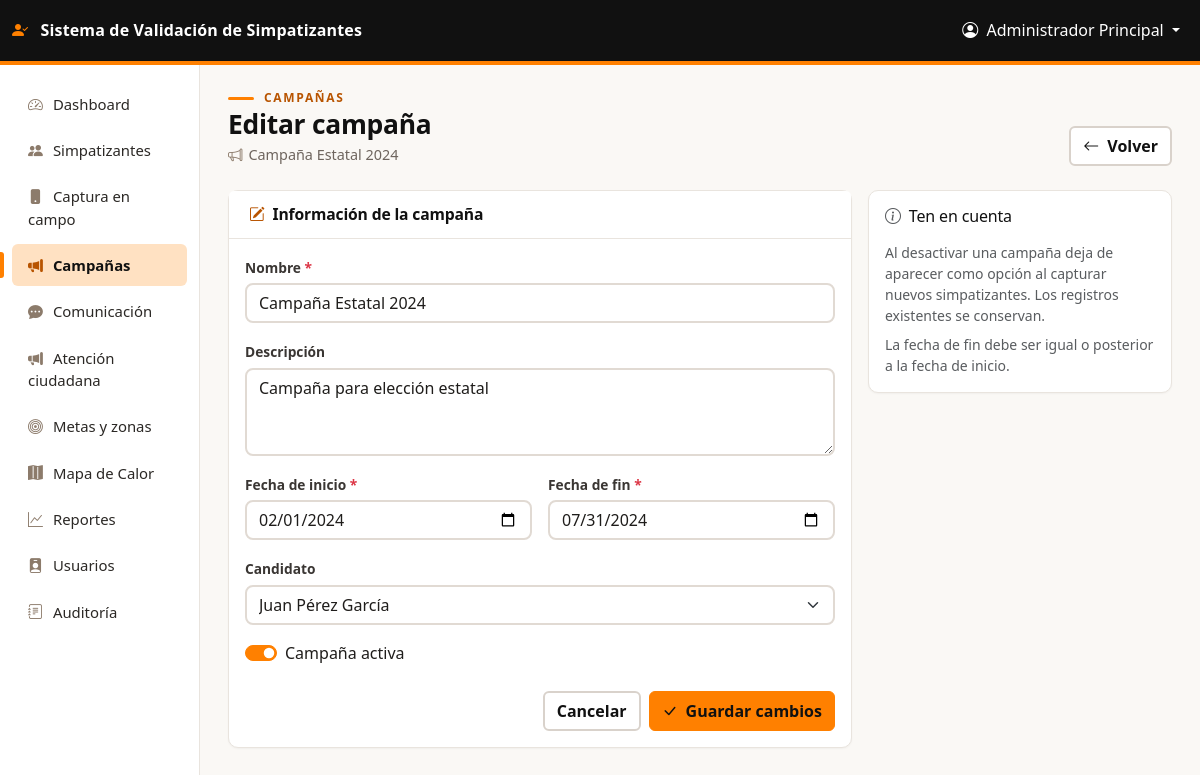
/public/campanas/editar.php?id=2 (signed in), run on the app's committed database.
### tables this page shows
CREATE TABLE IF NOT EXISTS campanas (
    id INT AUTO_INCREMENT PRIMARY KEY,
    nombre VARCHAR(150) NOT NULL,
    descripcion TEXT,
    fecha_inicio DATE NOT NULL,
    fecha_fin DATE NOT NULL,
    candidato_id INT,
    activa TINYINT(1) DEFAULT 1,
    created_at TIMESTAMP DEFAULT CURRENT_TIMESTAMP,
    updated_at TIMESTAMP DEFAULT CURRENT_TIMESTAMP ON UPDATE CURRENT_TIMESTAMP,
    FOREIGN KEY (candidato_id) REFERENCES usuarios(id) ON DELETE SET NULL,
    INDEX idx_activa (activa),
    INDEX idx_fechas (fecha_inicio, fecha_fin)
);

CREATE TABLE IF NOT EXISTS usuarios (
    id INT AUTO_INCREMENT PRIMARY KEY,
    username VARCHAR(50) UNIQUE NOT NULL,
    email VARCHAR(100) UNIQUE NOT NULL,
    password VARCHAR(255) NOT NULL,
    nombre_completo VARCHAR(150) NOT NULL,
    rol ENUM('super_admin', 'admin', 'candidato', 'coordinador', 'capturista') NOT NULL DEFAULT 'capturista',
    activo TINYINT(1) DEFAULT 1,
    intentos_fallidos INT DEFAULT 0,
    bloqueado_hasta DATETIME NULL,
    whatsapp VARCHAR(20),
    twitter VARCHAR(100),
    instagram VARCHAR(100),
    facebook VARCHAR(100),
    youtube VARCHAR(100),
    tiktok VARCHAR(100),
    created_at TIMESTAMP DEFAULT CURRENT_TIMESTAMP,
    updated_at TIMESTAMP DEFAULT CURRENT_TIMESTAMP ON UPDATE CURRENT_TIMESTAMP,
    INDEX idx_rol (rol),
    INDEX idx_email (email),
    INDEX idx_activo (activo)
);

### config/Database.php (called while the page is built, shortened)
<?php
class Database {
    private static $instance = null;
    private $connection;
    private function __construct() {
        try {
            $dsn = "mysql:host=" . DB_HOST . ";dbname=" . DB_NAME . ";charset=" . DB_CHARSET;
            $options = [
                PDO::ATTR_ERRMODE => PDO::ERRMODE_EXCEPTION,
                PDO::ATTR_DEFAULT_FETCH_MODE => PDO::FETCH_ASSOC,
                PDO::ATTR_EMULATE_PREPARES => false,
                PDO::MYSQL_ATTR_INIT_COMMAND => "SET NAMES " . DB_CHARSET
            ];
            $this->connection = new PDO($dsn, DB_USER, DB_PASS, $options);
        } catch (PDOException $e) {
            error_log("Error de conexión a la base de datos: " . $e->getMessage());
            http_response_code(500);
            die("No fue posible conectar con la base de datos. Intente más tarde.");
        }
    }
    public static function getInstance() {
        if (self::$instance === null) {
            self::$instance = new self();
        }
        return self::$instance;
    }
    public function query($sql, $params = []) {
        try {
            $stmt = $this->connection->prepare($sql);
            $stmt->execute($params);
            return $stmt->fetchAll();
        } catch (PDOException $e) {
            $this->registrarError($e, "query");
            return false;
        }
    }
    public function queryOne($sql, $params = []) {
        try {
            $stmt = $this->connection->prepare($sql);
            $stmt->execute($params);
            return $stmt->fetch();
        } catch (PDOException $e) {
            $this->registrarError($e, "queryOne");
            return false;
        }
    }
}

### app/models/Campana.php (called while the page is built, shortened)
<?php
class Campana {
    private $db;
    public function __construct() {
        $this->db = Database::getInstance();
    }
    public function obtenerPorId($id) {
        $sql = "SELECT c.*, u.nombre_completo as candidato_nombre
                FROM campanas c
                LEFT JOIN usuarios u ON c.candidato_id = u.id
                WHERE c.id = ?";
        return $this->db->queryOne($sql, [$id]);
    }
}

### app/models/Usuario.php (called while the page is built, shortened)
<?php
class Usuario {
    private $db;
    public function __construct() {
        $this->db = Database::getInstance();
    }
    private function buildSearchConditions($buscar, &$params) {
        if (!$buscar) {
            return '';
        }
        return "(nombre_completo LIKE ? OR email LIKE ? OR whatsapp LIKE ?)";
    }
    public function obtenerTodos($page = 1, $perPage = RECORDS_PER_PAGE, $rol = null, $buscar = null) {
        $offset = ($page - 1) * $perPage;
        $params = [];
        $conditions = [];
        if ($rol) {
            $conditions[] = "rol = ?";
            $params[] = $rol;
        }
        $searchCondition = $this->buildSearchConditions($buscar, $params);
        $whereClause = !empty($conditions) ? "WHERE " . implode(" AND ", $conditions) : "";
        $sql = "SELECT id, username, email, nombre_completo, rol, activo, created_at
                FROM usuarios
                {$whereClause}
                ORDER BY created_at DESC LIMIT ? OFFSET ?";
        $params[] = $perPage;
        $params[] = $offset;
        return $this->db->query($sql, $params);
    }
}

### public/campanas/editar.php (the view, shortened to what this page needs)
<?php
require_once __DIR__ . '/../../config/Database.php';
require_once __DIR__ . '/../../app/models/Campana.php';
require_once __DIR__ . '/../../app/models/Usuario.php';
$campanaModel = new Campana();
$usuarioModel = new Usuario();
$id = isset($_GET['id']) && ctype_digit((string)$_GET['id']) ? (int)$_GET['id'] : 0;
$campana = $id ? $campanaModel->obtenerPorId($id) : null;
$form = [
    'nombre'       => $campana['nombre'],
    'descripcion'  => $campana['descripcion'] ?? '',
    'fecha_inicio' => $campana['fecha_inicio'],
    'fecha_fin'    => $campana['fecha_fin'],
    'candidato_id' => $campana['candidato_id'],
    'activa'       => (int)$campana['activa'],
];
$candidatos = $usuarioModel->obtenerTodos(1, 100, 'candidato');
include __DIR__ . '/../../app/views/layouts/header.php';
?>
<div class="container-fluid p-0">
    <div class="page-head">
        <div>
            <div class="eyebrow">Campañas</div>
            <h1>Editar campaña</h1>
            <div class="meta"><span><i class="bi bi-megaphone"></i><?php echo htmlspecialchars($campana['nombre']); ?></span></div>
        </div>
        <a href="index.php" class="btn btn-soft"><i class="bi bi-arrow-left me-2"></i>Volver</a>
    </div>
    <div class="row g-3">
        <div class="col-lg-8">
            <div class="card">
                <div class="card-header"><h5 class="mb-0"><i class="bi bi-pencil-square me-2"></i>Información de la campaña</h5></div>
                <div class="card-body">
                    <form method="POST" action="?id=<?php echo $id; ?>">
                        <div class="row g-3">
                            <div class="col-12">
                                <label class="form-label">Nombre <span class="text-danger">*</span></label>
                                <input type="text" class="form-control" name="nombre" required maxlength="150"
                                       value="<?php echo htmlspecialchars($form['nombre']); ?>">
                            </div>
                            <div class="col-12">
                                <label class="form-label">Descripción</label>
                                <textarea class="form-control" name="descripcion" rows="3"><?php echo htmlspecialchars($form['descripcion']); ?></textarea>
                            </div>
                            <div class="col-md-6">
                                <label class="form-label">Fecha de inicio <span class="text-danger">*</span></label>
                                <input type="date" class="form-control" name="fecha_inicio" required
                                       value="<?php echo htmlspecialchars($form['fecha_inicio']); ?>">
                            </div>
                            <div class="col-md-6">
                                <label class="form-label">Fecha de fin <span class="text-danger">*</span></label>
                                <input type="date" class="form-control" name="fecha_fin" required
                                       value="<?php echo htmlspecialchars($form['fecha_fin']); ?>">
                            </div>
                            <div class="col-12">
                                <label class="form-label">Candidato</label>
                                <select class="form-select" name="candidato_id">
                                    <?php foreach ($candidatos as $c): ?>
                                        <option value="<?php echo (int)$c['id']; ?>" <?php echo ((int)$form['candidato_id'] === (int)$c['id']) ? 'selected' : ''; ?>>
                                            <?php echo htmlspecialchars($c['nombre_completo']); ?>
                                        </option>
                                    <?php endforeach; ?>
                                </select>
                            </div>
                            <div class="col-12">
                                <div class="form-check form-switch">
                                    <input class="form-check-input" type="checkbox" role="switch" name="activa" id="activa" value="1" <?php echo $form['activa'] ? 'checked' : ''; ?>>
                                    <label class="form-check-label" for="activa">Campaña activa</label>
                                </div>
                            </div>
                        </div>
                        <div class="d-flex justify-content-end gap-2 mt-4">
                            <a href="index.php" class="btn btn-soft">Cancelar</a>
                            <button type="submit" class="btn btn-primary"><i class="bi bi-check-lg me-2"></i>Guardar cambios</button>
                        </div>
                    </form>
                </div>
            </div>
        </div>
        <div class="col-lg-4">
            <div class="card">
                <div class="card-body">
                    <h6 class="mb-3"><i class="bi bi-info-circle me-2 text-muted"></i>Ten en cuenta</h6>
                    <p class="small text-muted mb-2">Al desactivar una campaña deja de aparecer como opción al capturar nuevos simpatizantes. Los registros existentes se conservan.</p>
                    <p class="small text-muted mb-0">La fecha de fin debe ser igual o posterior a la fecha de inicio.</p>
                </div>
            </div>
        </div>
    </div>
</div>
<?php include __DIR__ . '/../../app/views/layouts/footer.php'; ?>

### public/css/theme.css (style rules this page uses)
:root { --navy-900: #111111; --navy-800: #1b1b1b; --navy-700: #b85400; --navy-600: #e67300; --steel: #8c7b6b; --slate-700: #3a3633; --slate-500: #6e655e; --slate-300: #d9d2cb; --slate-200: #e9e4de; --slate-100: #f4f1ed; --paper: #faf8f5; --gold: #ff8000; --primary-color: var(--navy-700); --secondary-color: var(--navy-800); --primary-gradient: linear-gradient(180deg, var(--navy-700), var(--navy-800)); --bs-primary: #b85400; --bs-primary-rgb: 31, 58, 95; --bs-link-color: #b85400; --bs-link-hover-color: #111111; --bs-body-color: #1f1d1b; --bs-border-color: #e9e4de; }
body { background: var(--paper); color: #1f1d1b; font-feature-settings: "tnum"; -webkit-font-smoothing: antialiased; }
h1, h2, h3, h4, h5, h6 { color: var(--navy-900); letter-spacing: -.01em; }
:root { --nav-h: 72px; }
.card { border: 1px solid var(--slate-200) !important; border-radius: 10px; box-shadow: 0 1px 2px rgba(17,17,17,.04) !important; transition: none; }
.card-header { background: #fff !important; border-bottom: 1px solid var(--slate-200); padding: 14px 20px; }
.card-header h5 { font-size: .98rem; font-weight: 600; }
.card-header h5 i { color: var(--steel); }
.btn { border-radius: 6px; font-weight: 500; }
.btn-primary, .btn-gradient { background: var(--navy-700); border-color: var(--navy-700); color: #fff; }
.form-check-input:checked { background-color: var(--navy-700); border-color: var(--navy-700); }
.page-head { display: flex; flex-wrap: wrap; align-items: flex-end; justify-content: space-between; gap: 16px; margin-bottom: 24px; }
.page-head .eyebrow { font-size: .75rem; text-transform: uppercase; letter-spacing: .14em; color: var(--gold); font-weight: 700; }
.page-head h1 { font-size: 1.65rem; font-weight: 700; margin: 2px 0 4px; }
.page-head .meta { color: var(--slate-500); font-size: .9rem; display: flex; flex-wrap: wrap; gap: 6px 18px; }
.page-head .meta i { margin-right: 6px; color: var(--steel); }
.btn-soft { background: #fff; border: 1px solid var(--slate-300); color: var(--navy-800); }
.form-label { font-weight: 600; font-size: .86rem; color: var(--slate-700); margin-bottom: .3rem; }
.form-switch .form-check-input:checked { background-color: var(--navy-700); border-color: var(--navy-700); }
:root { --brand: #ff8000; --brand-hover: #e67300; --brand-text: #b85400; --brand-tint: #fff0e0; --brand-tint-2: #ffe1c2; --ink: #111111; }
body { background: var(--paper); color: #1f1d1b; }
a { color: var(--brand-text); }
.page-head .eyebrow { color: var(--brand-text); }
.page-head .eyebrow::before { content: ""; display: inline-block; width: 26px; height: 3px; background: var(--brand); border-radius: 2px; vertical-align: middle; margin-right: 10px; }
h1, h2, h3, h4, h5, h6 { color: #111111; }
.btn-primary, .btn-gradient { background: var(--brand); border-color: var(--brand); color: #111; font-weight: 700; }
.btn-soft { background: #fff; border: 2px solid #d9d2cb; color: #111; font-weight: 600; }
.form-control, .form-select { border: 2px solid #e1dad3; border-radius: 8px; }
.form-check-input:checked { background-color: var(--brand); border-color: var(--brand); }
.form-switch .form-check-input:checked { background-color: var(--brand); border-color: var(--brand); }
.card { border-color: #e9e4de !important; }
.card-header h5 i { color: var(--brand-text); }

### data on the page
campanas: nombre "Campaña Estatal 2024", descripcion "Campaña para elección estatal", fecha_inicio "02/01/2024", fecha_fin "07/31/2024", candidato_id "Juan Pérez García", activa "☑"

### other printed values
APP_NAME "Sistema de Validación de Simpatizantes"
$_SESSION['nombre_completo'] "Administrador Principal"
